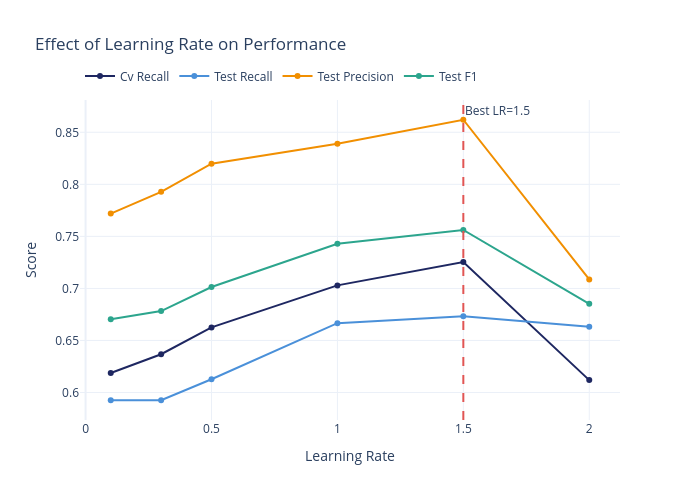

Notebook cell for this chart:
### Markdown cell above
---
## 10. Learning Rate Sensitivity

### Code cell
# Sweep learning rate with fixed n_estimators
learning_rates = [0.1, 0.3, 0.5, 1.0, 1.5, 2.0]
lr_results = []

best_n_est = best_ada.named_steps["clf"].n_estimators
best_base_depth = best_ada.named_steps["clf"].estimator.max_depth

for lr in learning_rates:
    ada_temp = Pipeline([
        ("prep", prep_tree),
        ("clf", AdaBoostClassifier(
            estimator=DecisionTreeClassifier(max_depth=best_base_depth, random_state=RANDOM_STATE),
            n_estimators=best_n_est,
            learning_rate=lr,
            algorithm="SAMME",
            random_state=RANDOM_STATE,
        )),
    ])
    
    # CV score
    cv_sc = cross_val_score(ada_temp, X_train, y_train, cv=cv, scoring="recall").mean()
    
    # Train and test
    ada_temp.fit(X_train, y_train)
    y_pred_t = ada_temp.predict(X_test)
    y_prob_t = ada_temp.predict_proba(X_test)[:, 1]
    
    lr_results.append({
        "learning_rate": lr,
        "cv_recall": cv_sc,
        "test_recall": recall_score(y_test, y_pred_t),
        "test_precision": precision_score(y_test, y_pred_t, zero_division=0),
        "test_f1": f1_score(y_test, y_pred_t),
        "test_auc": roc_auc_score(y_test, y_prob_t),
    })

df_lr = pd.DataFrame(lr_results)

fig_lr = go.Figure()
for metric, color in [("cv_recall", COLORS["navy"]), ("test_recall", COLORS["accent"]),
                       ("test_precision", COLORS["orange"]), ("test_f1", COLORS["green"])]:
    fig_lr.add_trace(go.Scatter(
        x=df_lr["learning_rate"], y=df_lr[metric],
        name=metric.replace("_", " ").title(),
        line=dict(color=color, width=2),
        mode="lines+markers",
    ))

fig_lr.add_vline(x=best_ada.named_steps["clf"].learning_rate, line_dash="dash", line_color=COLORS["red"],
                  annotation_text=f"Best LR={best_ada.named_steps['clf'].learning_rate}")

fig_lr.update_layout(
    title="Effect of Learning Rate on Performance",
    xaxis_title="Learning Rate",
    yaxis_title="Score",
    height=500, width=700,
    legend=dict(orientation="h", y=1.12),
)
fig_lr.show()
save_chart(fig_lr, MODEL_SLUG, "learning_rate_sensitivity")

### Figure 1 — Plotly figure (JSON) as saved in the notebook; plotly's stock layout.template omitted (floating-point values rounded to 4 significant figures)
{"data": [{"line": {"color": "#1E2761", "width": 2}, "mode": "lines+markers", "name": "Cv Recall", "type": "scatter", "x": [0.1, 0.3, 0.5, 1.0, 1.5, 2.0], "y": [0.6188, 0.6368, 0.6626, 0.7029, 0.7254, 0.6119]}, {"line": {"color": "#4A90D9", "width": 2}, "mode": "lines+markers", "name": "Test Recall", "type": "scatter", "x": [0.1, 0.3, 0.5, 1.0, 1.5, 2.0], "y": [0.5926, 0.5926, 0.6128, 0.6667, 0.6734, 0.6633]}, {"line": {"color": "#F18F01", "width": 2}, "mode": "lines+markers", "name": "Test Precision", "type": "scatter", "x": [0.1, 0.3, 0.5, 1.0, 1.5, 2.0], "y": [0.7719, 0.7928, 0.8198, 0.839, 0.8621, 0.7086]}, {"line": {"color": "#2CA58D", "width": 2}, "mode": "lines+markers", "name": "Test F1", "type": "scatter", "x": [0.1, 0.3, 0.5, 1.0, 1.5, 2.0], "y": [0.6705, 0.6782, 0.7013, 0.743, 0.7561, 0.6852]}], "layout": {"annotations": [{"showarrow": false, "text": "Best LR=1.5", "x": 1.5, "xanchor": "left", "xref": "x", "y": 1, "yanchor": "top", "yref": "y domain"}], "height": 500, "legend": {"orientation": "h", "y": 1.12}, "shapes": [{"line": {"color": "#E15554", "dash": "dash"}, "type": "line", "x0": 1.5, "x1": 1.5, "xref": "x", "y0": 0, "y1": 1, "yref": "y domain"}], "title": {"text": "Effect of Learning Rate on Performance"}, "width": 700, "xaxis": {"title": {"text": "Learning Rate"}}, "yaxis": {"title": {"text": "Score"}}}}
